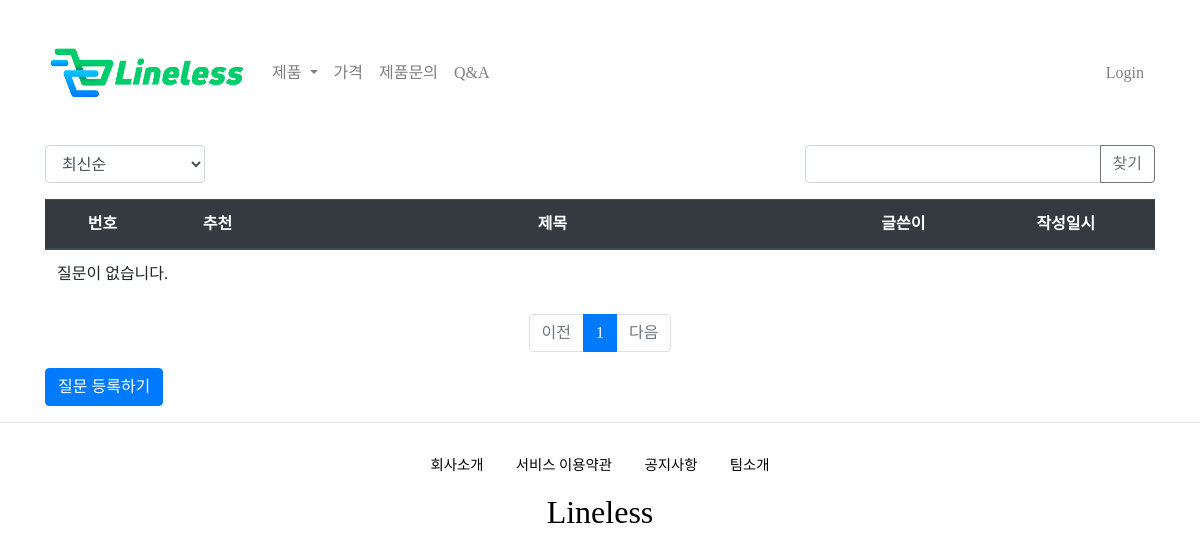
The page /questions/ on the database as committed earlier.
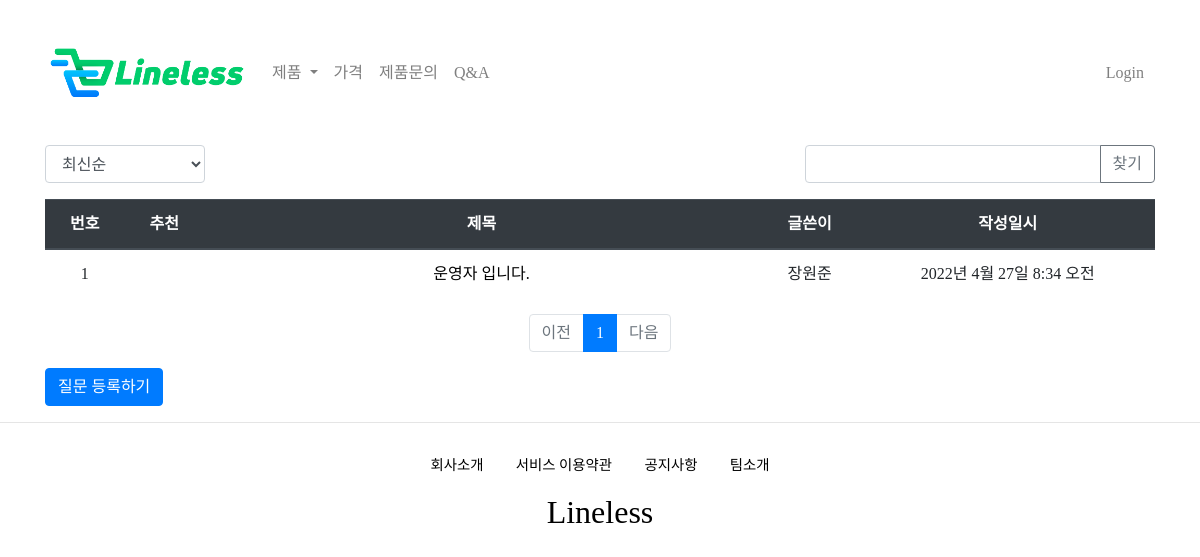
The same page on the database as committed later.
### questionapp/models.py (models this page shows, shortened)
class Question(models.Model):
    modify_date = models.DateTimeField(null=True, blank=True)
    author = models.ForeignKey(User, on_delete=models.CASCADE, null=True, related_name = 'author_question')
    subject = models.CharField(max_length=200)
    content = models.TextField()
    create_date = models.DateTimeField()
    voter = models.ManyToManyField(User, related_name = 'voter_question')

### profileapp/models.py (models this page shows)
class Profile(models.Model):
    user = models.OneToOneField(User, on_delete=models.CASCADE, related_name='profile')
    image = models.ImageField(upload_to='profile/', null=True)
    nickname = models.CharField(max_length=20, unique=True, null=False)

### questionapp/views.py (the view, shortened to what this page needs)
# urls.py: path('', index, name='index'),
def index(request):
    page = request.GET.get('page', '1')
    kw = request.GET.get('kw', '')
    so = request.GET.get('so', 'recent')
    if so == 'recommend':
        question_list = Question.objects.annotate(num_voter=Count('voter')).order_by('-num_voter', '-create_date')
    elif so == 'popular':
        question_list = Question.objects.annotate(num_answer=Count('answer')).order_by('-num_answer', '-create_date')
    else:  # recent
        question_list = Question.objects.order_by('-create_date')
    paginator = Paginator(question_list, 10)
    page_obj = paginator.get_page(page)
    context = {'question_list' : page_obj, 'page': page, 'kw': kw, 'so': so}
    return render(request, 'questionapp/question_list.html', context)

### questionapp/templatetags/question_filter.py (called while the page is built)
@register.filter
def sub(value, arg):
    return value - arg

### questionapp/templates/questionapp/question_list.html (shortened to what this page needs)
{% extends 'base.html' %}
{% load question_filter %}
{% block content %}
{% load static %}
<div class="container my-3">
    <div class="row justify-content-between my-3">
        <div class="col-2">
            <select class="form-control so">
                <option value="recent" {% if so == 'recent' %}selected{% endif %}>최신순</option>
            </select>
        </div>
        <div class="col-4 input-group">
            <input type="text" class="form-control kw" value="{{ kw|default_if_none:'' }}">
            <div class="input-group-append">
                <button class="btn btn-outline-secondary" type="button" id="btn_search">찾기</button>
            </div>
        </div>
    </div>
    <table class="table">
        <thead>
        <tr class="text-center thead-dark">
            <th>번호</th>
            <th>추천</th>
            <th style="width:50%">제목</th>
            <th>글쓴이</th>
            <th>작성일시</th>
        </tr>
        </thead>
        <tbody>
        {% if question_list %}
        {% for question in question_list %}
        <tr class="text-center">
            <td>{{ question_list.paginator.count|sub:question_list.start_index|sub:forloop.counter0|add:1 }}</td>
            <td>
            </td>
            <td class="text-center">
                <a href="{% url 'questionapp:detail' question.id %}">
                    {{ question.subject }}
                </a>
            </td>
            <td>{{ question.author.profile.nickname }}</td>
            <td>{{ question.create_date }}</td>
        </tr>
        {% endfor %}
        {% else %}
        <tr>
            <td colspan="3">질문이 없습니다.</td>
        </tr>
        {% endif %}
        </tbody>
    </table>
    <ul class="pagination justify-content-center">
        {% if question_list.has_previous %}
        <li class="page-item">
            <a class="page-link" data-page="{{ question_list.previous_page_number }}" href="#">이전</a>
        </li>
        {% else %}
        <li class="page-item disabled">
            <a class="page-link" tabindex="-1" aria-disabled="true" href="#">이전</a>
        </li>
        {% endif %}
        {% for page_number in question_list.paginator.page_range %}
        {% if page_number >= question_list.number|add:-5 and page_number <= question_list.number|add:5 %}
            {% if page_number == question_list.number %}
            <li class="page-item active" aria-current="page">
                <a class="page-link" data-page="{{ page_number }}" href="#">{{ page_number }}</a>
            </li>
            {% endif %}
        {% endif %}
        {% endfor %}
        {% if question_list.has_next %}
        <li class="page-item">
            <a class="page-link" data-page="{{ question_list.next_page_number }}" href="#">다음</a>
        </li>
        {% else %}
        <li class="page-item disabled">
            <a class="page-link" tabindex="-1" aria-disabled="true" href="#">다음</a>
        </li>
        {% endif %}
    </ul>
    <a href="{% url 'questionapp:question_create' %}" class="btn btn-primary">
        질문 등록하기
    </a>
</div>
{% endblock %}

### templates/base.html (shortened to what this page needs)
<!DOCTYPE html>
<html lang="ko">
{% include 'head.html' %}
<body style="font-family: 'NanumSquareR';">
    {% include 'header.html' %}
    {% block content %}
    {% endblock %}
    <hr>
    {% include 'footer.html' %}
</body>
</html>

### templates/head.html (shortened to what this page needs)
{% load static %}
<head>
    <link rel="stylesheet" href="https://unpkg.com/swiper@8/swiper-bundle.min.css"/>
    <link rel="stylesheet" href="https://cdn.jsdelivr.net/npm/bootstrap@4.6.1/dist/css/bootstrap.min.css">
    <link rel="stylesheet" type="text/css" href="{% static 'base.css' %}">
</head>

### templates/header.html
<div class = "pragmatic_header">
    {% include "navbar.html" %}
</div>

### templates/navbar.html (shortened to what this page needs)
{% load static %}
{% load sass_tags %}
<nav class="navbar navbar-expand-lg navbar-light container">
  <a class="navbar-brand" href="{% url 'articleapp:list' %}">
    <img src="{% static '/Logo/lineless_logo_removebg.png' %}" width="200px" height="auto" alt="">
  </a>
  {% if not user.is_authenticated %}
  <div class="collapse navbar-collapse" id="navbarNavDropdown">
    <ul class="navbar-nav">
      <li class="nav-item dropdown">
        <a class="nav-link dropdown-toggle" href="#" id="navbarDropdownMenuLink" data-toggle="dropdown" aria-haspopup="true" aria-expanded="false">
          제품
        </a>
      </li>
      <li class="nav-item">
        <a class="nav-link" href="{% url 'articleapp:pricing' %}">가격</a>
      </li>
      <li class="nav-item">
        <a class="nav-link" href="{% url 'articleapp:inquiry' %}">제품문의</a>
      </li>
      <li class="nav-item">
        <a class="nav-link" href="{% url 'questionapp:index' %}">Q&A</a>
      </li>
    </ul>
  </div>
  {% if not user.is_authenticated %}
  <div class="collapse navbar-collapse" id="navbarNavDropdown">
    <ul class="navbar-nav ml-auto">
      <li class="nav-item">
        <a class="nav-link" href="{% url 'accountapp:login' %}?next={{ request.path }}">Login</a>
      </li>
    </ul>
  </div>
  {% endif %}
  {% endif %}
</nav>

### templates/footer.html
<div class = "pragmatic_footer">
    <div class = "pragmatic_footer_button">
        <a href="{% url 'articleapp:companyinfo' %}" class="pragmatic_header_nav">회사소개</a>
        <a href="{% url 'articleapp:terms' %}" class="pragmatic_header_nav">서비스 이용약관</a>
        <a href="{% url 'articleapp:otherinfo' %}" class="pragmatic_header_nav">공지사항</a>
        <a href="{% url 'articleapp:teaminfo' %}" class="pragmatic_header_nav">팀소개</a>
    </div>
    <div class="my-3">
        <h6 class="pragmatic_logo">
            <a href="{% url 'articleapp:list' %}" class="pragmatic_header_nav">
                Lineless
            </a>
        </h6>
    </div>
</div>

### static/base.css (style rules this page uses)
.pragmatic_logo { font-family: 'Josefin Slab', serif; font-size: 32px; }
.pragmatic_footer_button { font-size: .9rem; }
.pragmatic_footer { text-align:center; margin-top: 2rem; }
.pragmatic_header { text-align:center; margin: 2rem; }
a { color: black; }
.pragmatic_header_nav { margin: 0 0.9rem; }

Rows that differ between the two databases and show on the page:
added Question: paginator.count|sub "1", subject "운영자 입니다.", author.profile.nickname "장원준", create_date "2022년 4월 27일 8:34 오전"
Other text that changed with them:
text no longer shown: "질문이 없습니다."
